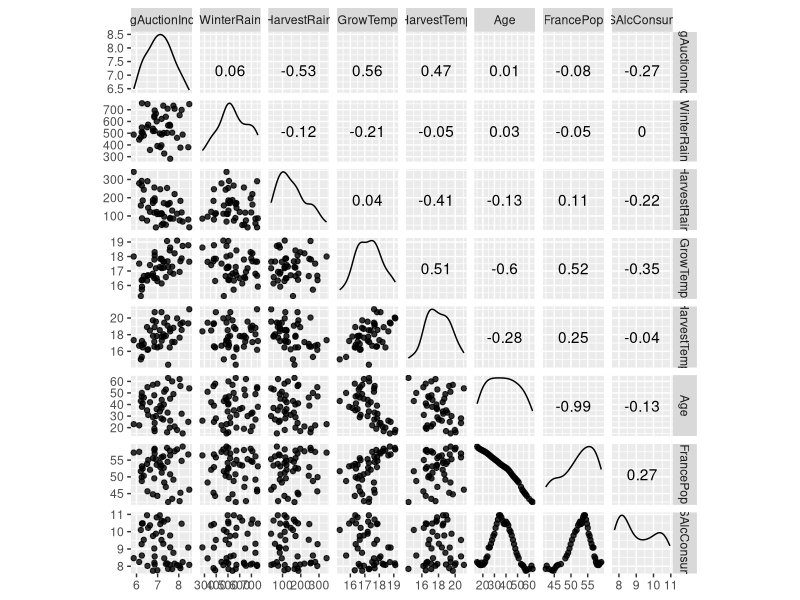
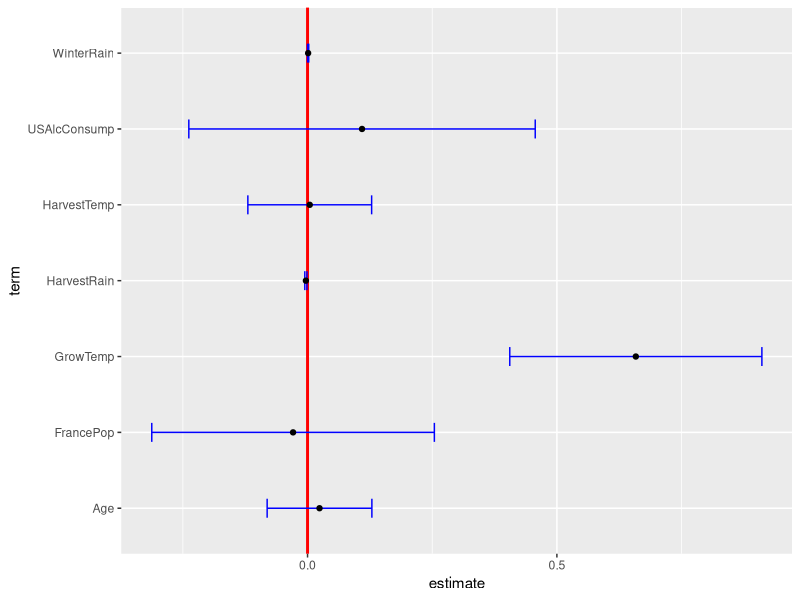
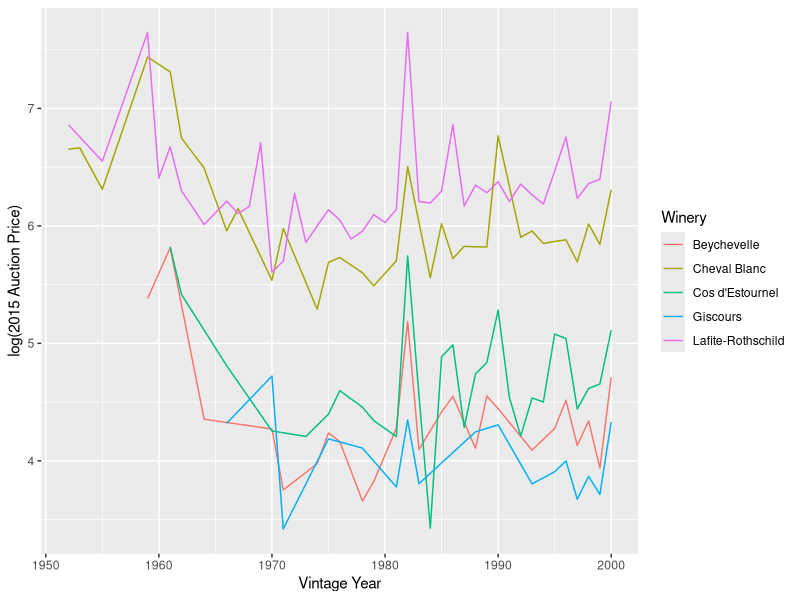
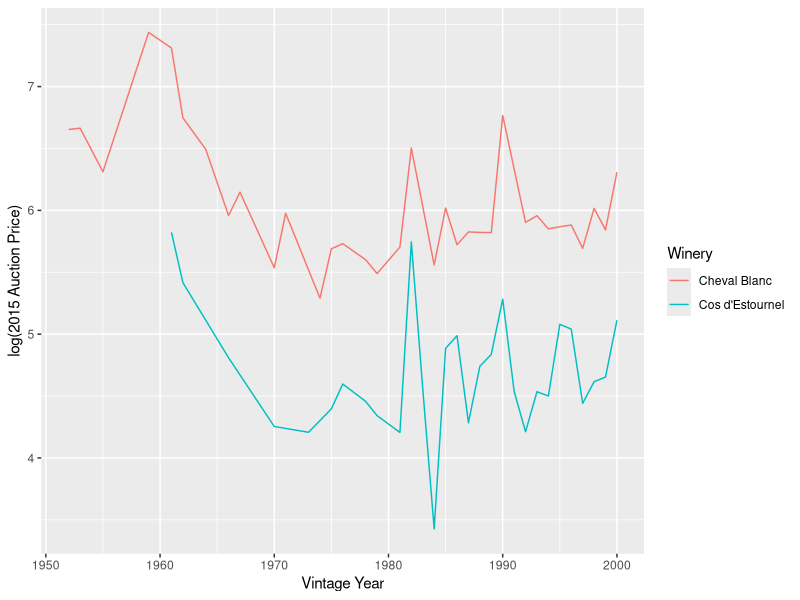

R code for these plots, in order:
## ---- chunk 1
install.packages("broom")
library(dplyr)
library(ggplot2)
library(GGally)
library(car) # for VIF
search()
## ---- chunk 2
# Load data:
wine <- read.csv("wine_agg.csv") 

str(wine)
head(wine)
## ---- chunk 3
# Plot scatter matrix
# density plots on the diagonal and correlation printed in the upper triangle
ggscatmat(wine, columns = 2:9, alpha = 0.8)
?ggscatmat
## ---- chunk 4
# split into training and test sets 

wine.train <- filter(wine, Year <= 1985) 
head(wine.train)
tail(wine.train)
wine.test <- filter(wine, Year > 1985)
## ---- chunk 5
# train the model
#lm(y~x1+x2+...,data)
mod1 <- lm(LogAuctionIndex ~ WinterRain + HarvestRain + GrowTemp + HarvestTemp + Age + FrancePop + USAlcConsump, 
           data = wine.train)
summary(mod1)
?lm

## ---- chunk 6
# compute OSR^2

winePredictions <- predict(mod1, newdata=wine.test)
winePredictions
?predict
# this builds a vector of predicted values on the test set
SSE = sum((wine.test$LogAuctionIndex - winePredictions)^2)
SST = sum((wine.test$LogAuctionIndex - mean(wine.train$LogAuctionIndex))^2)
OSR2 = 1 - SSE/SST
OSR2
## ---- chunk 7

# Confidence interval plot
ggcoef(
  mod1,
  vline_color = "red",
  vline_linetype =  "solid",
  errorbar_color = "blue",
  errorbar_height = .25,
  exclude_intercept = TRUE
)

?ggcoef
## ---- chunk 8
vif(mod1)

?vif
## ---- chunk 9
# A better model...
# Remove FrancePop
mod2 <- lm(LogAuctionIndex ~ WinterRain + HarvestRain + GrowTemp + HarvestTemp + Age + USAlcConsump, 
           data = wine.train)
summary(mod2)
vif(mod2)
## ---- chunk 10
# Remove USAlcConsump
mod3 <- lm(LogAuctionIndex ~ WinterRain + HarvestRain + GrowTemp + HarvestTemp + Age, 
           data = wine.train)
summary(mod3)
vif(mod3)
## ---- chunk 11
# Remove HarvestTemp
mod4 <- lm(LogAuctionIndex ~ WinterRain + HarvestRain + GrowTemp + Age, 
           data = wine.train)
summary(mod4)
vif(mod4)
# when to stop: p-value and vif?
## ---- chunk 12
# Categorical Variables
wine.new <- read.csv("wine_disagg.csv")
wine.new.train <- filter(wine.new, Year <= 1985)
wine.new.test <- filter(wine.new, Year > 1985)

str(wine.new)
head(wine.new)
## ---- chunk 13
# Regression use new data
modOld <- lm(LogAuction ~ WinterRain + HarvestRain + GrowTemp + Age, 
             data = wine.new.train)
summary(modOld)
## ---- chunk 14
# Plot data
# ggplot(), geom_line() are from package "ggplot2"
# see http://ggplot2.org for reference 
# ggplot(data, aes(x = x_data, y = y_data))
# +geom_line() make line plots
# +geom_point() make point plots
# xlab(labelx),ylab(labely) axis label
# ggtitle(title)

ggplot(wine.new, aes(
    x=Year, 
    y=LogAuction, 
    color=Winery)
  ) + 
  geom_line() +
  xlab("Vintage Year") + 
  ylab("log(2015 Auction Price)")
# linting
# Your turn: plot same data, make point plot,  name the axis and title.
## ---- chunk 15
# Two wineries
wine.two <- filter(wine.new, Winery == "Cheval Blanc" |Winery == "Cos d'Estournel")
ggplot(wine.two, aes(x=Year, y=LogAuction, color=Winery)) + geom_line() +
  xlab("Vintage Year") + ylab("log(2015 Auction Price)")
## ---- chunk 16
wine.two.train <- filter(wine.two, Year <= 1985)
wine.two.test <- filter(wine.two, Year > 1985)
head(wine.two.train)
tail(wine.two.train)
modTwo <- lm(LogAuction ~ WinterRain + HarvestRain + GrowTemp + Age, 
             data = wine.two.train)
summary(modTwo)
## ---- chunk 17
# To use a factor/categorical variable like Winery, 
# we don't actually have to do anything special 
# We can just provide it to lm, and R will handle all
# the logistics
modNew <- lm(LogAuction ~ Winery + Age + WinterRain + HarvestRain + GrowTemp, 
             data=wine.new.train)
summary(modNew)
## ---- chunk 18

# compute OSR^2
wineNewPredictions <- predict(modNew, newdata=wine.new.test)
SSE = sum((wine.new.test$LogAuction - wineNewPredictions)^2)
SST = sum((wine.new.test$LogAuction - mean(wine.new.train$LogAuction))^2)
OSR2 = 1 - SSE/SST
OSR2
